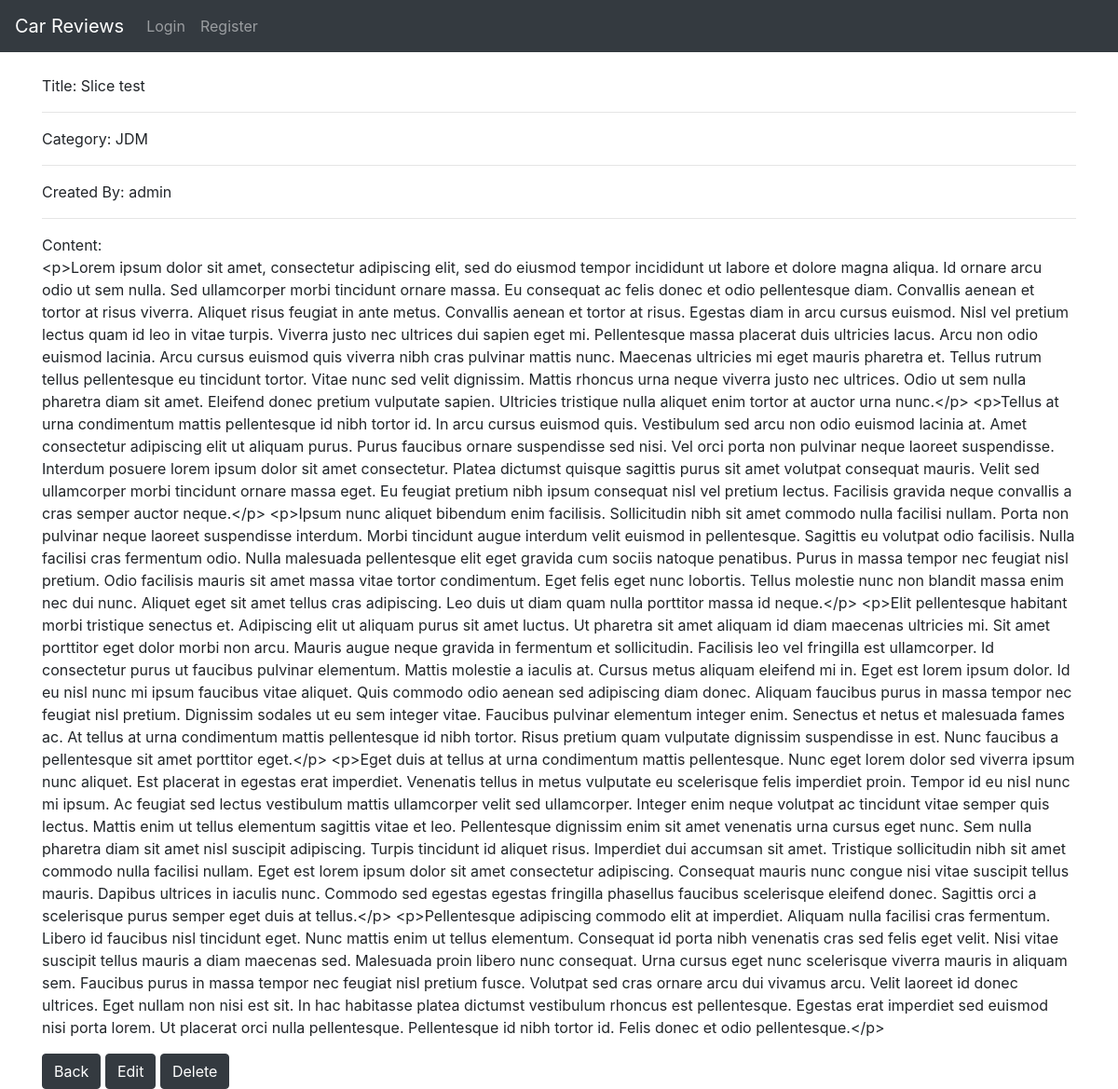
Page /car/5 on the committed database.
### blog/models.py (models this page shows, shortened)
class Post(models.Model):
    title = models.CharField(max_length=200, unique=True)
    title_tag = models.CharField(max_length=200)
    author = models.ForeignKey(User, on_delete=models.CASCADE, related_name='blog_posts')
    created_on = models.DateTimeField(auto_now_add=True)
    updated_on = models.DateTimeField(auto_now_add=True)
    content = models.TextField()
    category = models.CharField(max_length=200, default='VAG')

### blog/views.py (the view)
# urls.py: path('car/<int:pk>', PostDetail.as_view(), name='post-details'),
class PostDetail(DetailView):
    model = Post
    template_name = 'post_details.html'

### templates/post_details.html (shortened to what this page needs)
{% extends 'base.html' %}
{% block content %}
<div>
    <p> Title: {{ post.title}} <hr> Category: {{ post.category }} <hr> Created By: {{ post.author }} <hr> Content: <br> {{ post.content }}
</p>
</div>
<a href="{% url 'home' %}" class="btn btn-dark">Back</a>
<a href="{% url 'edit_post' post.pk %}" class="btn btn-dark">Edit</a>
<a href="{% url 'delete_post' post.pk %}" class="btn btn-dark">Delete</a>
{% endblock %}

### rows in the picture
Post: title "Slice test", category "JDM", author "admin", content "<p>Lorem ipsum dolor sit amet, consectetur adipiscing elit, sed do eiusmod tempor incididunt ut labore et dolore magna aliqua. Id ornare arcu odio ut sem nulla. Sed ullamcorper morbi tincidunt ornare massa. Eu consequat ac felis donec et odio pellentesque diam. Convallis aenean et tortor at risus viverra. Aliquet risus feugiat in ante metus. Convallis aenean et tortor at risus. Egestas diam in arcu cursus euismod. Nisl vel pretium lectus quam id leo in vitae turpis. Viverra justo nec ultrices dui sapien eget mi. Pellentesque massa placerat duis ultricies lacus. Arcu non odio euismod lacinia. Arcu cursus euismod quis viverra nibh cras pulvinar mattis nunc. Maecenas ultricies mi eget mauris…"
